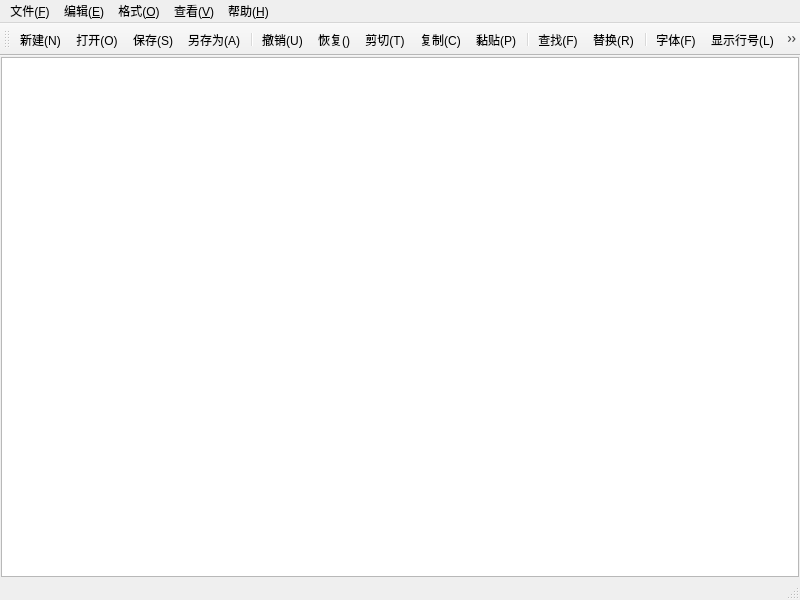
<?xml version="1.0" encoding="UTF-8"?>
<ui version="4.0">
 <class>MainWindow</class>
 <widget class="QMainWindow" name="MainWindow">
  <property name="geometry">
   <rect>
    <x>0</x>
    <y>0</y>
    <width>800</width>
    <height>600</height>
   </rect>
  </property>
  <property name="windowTitle">
   <string>MainWindow</string>
  </property>
  <widget class="QWidget" name="centralwidget">
   <layout class="QVBoxLayout" name="verticalLayout">
    <property name="spacing">
     <number>0</number>
    </property>
    <property name="leftMargin">
     <number>1</number>
    </property>
    <property name="topMargin">
     <number>1</number>
    </property>
    <property name="rightMargin">
     <number>1</number>
    </property>
    <property name="bottomMargin">
     <number>1</number>
    </property>
    <item>
     <widget class="QPlainTextEdit" name="textEdit"/>
    </item>
   </layout>
  </widget>
  <widget class="QMenuBar" name="menubar">
   <property name="geometry">
    <rect>
     <x>0</x>
     <y>0</y>
     <width>800</width>
     <height>18</height>
    </rect>
   </property>
   <widget class="QMenu" name="menu">
    <property name="title">
     <string>文件(&amp;F)</string>
    </property>
    <addaction name="actionNew"/>
    <addaction name="actionOpen"/>
    <addaction name="actionSave"/>
    <addaction name="actionASave"/>
    <addaction name="separator"/>
    <addaction name="actionExit"/>
   </widget>
   <widget class="QMenu" name="menu_E">
    <property name="title">
     <string>编辑(&amp;E)</string>
    </property>
    <addaction name="actionUndo"/>
    <addaction name="actionRedo"/>
    <addaction name="actionCut"/>
    <addaction name="actionFuzhi"/>
    <addaction name="actionNiantie"/>
    <addaction name="separator"/>
    <addaction name="actionFind"/>
    <addaction name="actionReplace"/>
    <addaction name="separator"/>
    <addaction name="actionAll"/>
   </widget>
   <widget class="QMenu" name="menu_O">
    <property name="title">
     <string>格式(&amp;O)</string>
    </property>
    <addaction name="actionZiti"/>
    <addaction name="actionHuanhang"/>
    <addaction name="actionLine"/>
    <addaction name="actionZitiColor"/>
    <addaction name="separator"/>
    <addaction name="actionZitiBlaackgroundColor"/>
    <addaction name="actionEditorBackgroundcolor"/>
   </widget>
   <widget class="QMenu" name="menu_V">
    <property name="title">
     <string>查看(&amp;V)</string>
    </property>
    <addaction name="actionToot"/>
    <addaction name="actionState"/>
   </widget>
   <widget class="QMenu" name="menu_H">
    <property name="title">
     <string>帮助(&amp;H)</string>
    </property>
    <addaction name="actionAbout"/>
   </widget>
   <addaction name="menu"/>
   <addaction name="menu_E"/>
   <addaction name="menu_O"/>
   <addaction name="menu_V"/>
   <addaction name="menu_H"/>
  </widget>
  <widget class="QStatusBar" name="statusbar"/>
  <widget class="QToolBar" name="toolBar">
   <property name="windowTitle">
    <string>toolBar</string>
   </property>
   <attribute name="toolBarArea">
    <enum>TopToolBarArea</enum>
   </attribute>
   <attribute name="toolBarBreak">
    <bool>false</bool>
   </attribute>
   <addaction name="actionNew"/>
   <addaction name="actionOpen"/>
   <addaction name="actionSave"/>
   <addaction name="actionASave"/>
   <addaction name="separator"/>
   <addaction name="actionUndo"/>
   <addaction name="actionRedo"/>
   <addaction name="actionCut"/>
   <addaction name="actionFuzhi"/>
   <addaction name="actionNiantie"/>
   <addaction name="separator"/>
   <addaction name="actionFind"/>
   <addaction name="actionReplace"/>
   <addaction name="separator"/>
   <addaction name="actionZiti"/>
   <addaction name="actionLine"/>
   <addaction name="actionHuanhang"/>
   <addaction name="separator"/>
   <addaction name="actionToot"/>
   <addaction name="actionState"/>
  </widget>
  <action name="actionNew">
   <property name="icon">
    <iconset resource="tubiao.qrc">
     <normaloff>:/image/image/new.svg</normaloff>:/image/image/new.svg</iconset>
   </property>
   <property name="text">
    <string>新建(&amp;N)</string>
   </property>
   <property name="toolTip">
    <string>新建</string>
   </property>
   <property name="shortcut">
    <string>Ctrl+N</string>
   </property>
   <property name="menuRole">
    <enum>QAction::MenuRole::NoRole</enum>
   </property>
  </action>
  <action name="actionOpen">
   <property name="icon">
    <iconset resource="tubiao.qrc">
     <normaloff>:/image/image/open.svg</normaloff>:/image/image/open.svg</iconset>
   </property>
   <property name="text">
    <string>打开(&amp;O)</string>
   </property>
   <property name="shortcut">
    <string>Ctrl+O</string>
   </property>
   <property name="menuRole">
    <enum>QAction::MenuRole::NoRole</enum>
   </property>
  </action>
  <action name="actionSave">
   <property name="icon">
    <iconset resource="tubiao.qrc">
     <normaloff>:/image/image/save.svg</normaloff>:/image/image/save.svg</iconset>
   </property>
   <property name="text">
    <string>保存(&amp;S)</string>
   </property>
   <property name="shortcut">
    <string>Ctrl+S</string>
   </property>
   <property name="menuRole">
    <enum>QAction::MenuRole::NoRole</enum>
   </property>
  </action>
  <action name="actionASave">
   <property name="icon">
    <iconset resource="tubiao.qrc">
     <normaloff>:/image/image/saveas.svg</normaloff>:/image/image/saveas.svg</iconset>
   </property>
   <property name="text">
    <string>另存为(&amp;A)</string>
   </property>
   <property name="menuRole">
    <enum>QAction::MenuRole::NoRole</enum>
   </property>
  </action>
  <action name="actionExit">
   <property name="text">
    <string>退出(&amp;X)</string>
   </property>
   <property name="menuRole">
    <enum>QAction::MenuRole::NoRole</enum>
   </property>
  </action>
  <action name="actionUndo">
   <property name="icon">
    <iconset resource="tubiao.qrc">
     <normaloff>:/image/image/undo.svg</normaloff>:/image/image/undo.svg</iconset>
   </property>
   <property name="text">
    <string>撤销(&amp;U)</string>
   </property>
   <property name="shortcut">
    <string>Ctrl+Z</string>
   </property>
   <property name="menuRole">
    <enum>QAction::MenuRole::NoRole</enum>
   </property>
  </action>
  <action name="actionRedo">
   <property name="icon">
    <iconset resource="tubiao.qrc">
     <normaloff>:/image/image/redo.svg</normaloff>:/image/image/redo.svg</iconset>
   </property>
   <property name="text">
    <string>恢复()</string>
   </property>
   <property name="shortcut">
    <string>Ctrl+Shift+Z</string>
   </property>
   <property name="menuRole">
    <enum>QAction::MenuRole::NoRole</enum>
   </property>
  </action>
  <action name="actionCut">
   <property name="icon">
    <iconset resource="tubiao.qrc">
     <normaloff>:/image/image/cut.svg</normaloff>:/image/image/cut.svg</iconset>
   </property>
   <property name="text">
    <string>剪切(&amp;T)</string>
   </property>
   <property name="shortcut">
    <string>Ctrl+X</string>
   </property>
   <property name="menuRole">
    <enum>QAction::MenuRole::NoRole</enum>
   </property>
  </action>
  <action name="actionFuzhi">
   <property name="icon">
    <iconset resource="tubiao.qrc">
     <normaloff>:/image/image/copy.svg</normaloff>:/image/image/copy.svg</iconset>
   </property>
   <property name="text">
    <string>复制(&amp;C)</string>
   </property>
   <property name="shortcut">
    <string>Ctrl+C</string>
   </property>
   <property name="menuRole">
    <enum>QAction::MenuRole::NoRole</enum>
   </property>
  </action>
  <action name="actionNiantie">
   <property name="icon">
    <iconset resource="tubiao.qrc">
     <normaloff>:/image/image/paste.svg</normaloff>:/image/image/paste.svg</iconset>
   </property>
   <property name="text">
    <string>黏贴(&amp;P)</string>
   </property>
   <property name="shortcut">
    <string>Ctrl+V</string>
   </property>
   <property name="menuRole">
    <enum>QAction::MenuRole::NoRole</enum>
   </property>
  </action>
  <action name="actionFind">
   <property name="icon">
    <iconset resource="tubiao.qrc">
     <normaloff>:/image/image/find.svg</normaloff>:/image/image/find.svg</iconset>
   </property>
   <property name="text">
    <string>查找(&amp;F)</string>
   </property>
   <property name="shortcut">
    <string>Ctrl+F</string>
   </property>
   <property name="menuRole">
    <enum>QAction::MenuRole::NoRole</enum>
   </property>
  </action>
  <action name="actionReplace">
   <property name="icon">
    <iconset resource="tubiao.qrc">
     <normaloff>:/image/image/replace.svg</normaloff>:/image/image/replace.svg</iconset>
   </property>
   <property name="text">
    <string>替换(&amp;R)</string>
   </property>
   <property name="shortcut">
    <string>Ctrl+H</string>
   </property>
   <property name="menuRole">
    <enum>QAction::MenuRole::NoRole</enum>
   </property>
  </action>
  <action name="actionAll">
   <property name="text">
    <string>全选(&amp;A)</string>
   </property>
   <property name="shortcut">
    <string>Ctrl+V</string>
   </property>
   <property name="menuRole">
    <enum>QAction::MenuRole::NoRole</enum>
   </property>
  </action>
  <action name="actionHuanhang">
   <property name="icon">
    <iconset resource="tubiao.qrc">
     <normaloff>:/image/image/wrap.svg</normaloff>:/image/image/wrap.svg</iconset>
   </property>
   <property name="text">
    <string>自动换行(&amp;W)</string>
   </property>
   <property name="menuRole">
    <enum>QAction::MenuRole::NoRole</enum>
   </property>
  </action>
  <action name="actionLine">
   <property name="icon">
    <iconset resource="tubiao.qrc">
     <normaloff>:/image/image/linenumber.svg</normaloff>:/image/image/linenumber.svg</iconset>
   </property>
   <property name="text">
    <string>显示行号(&amp;L)</string>
   </property>
   <property name="shortcut">
    <string>Ctrl+L</string>
   </property>
   <property name="menuRole">
    <enum>QAction::MenuRole::NoRole</enum>
   </property>
  </action>
  <action name="actionZiti">
   <property name="icon">
    <iconset resource="tubiao.qrc">
     <normaloff>:/image/image/font.svg</normaloff>:/image/image/font.svg</iconset>
   </property>
   <property name="text">
    <string>字体(&amp;F)</string>
   </property>
   <property name="menuRole">
    <enum>QAction::MenuRole::NoRole</enum>
   </property>
  </action>
  <action name="actionZitiColor">
   <property name="text">
    <string>字体颜色</string>
   </property>
   <property name="menuRole">
    <enum>QAction::MenuRole::NoRole</enum>
   </property>
  </action>
  <action name="actionZitiBlaackgroundColor">
   <property name="text">
    <string>字体背景色</string>
   </property>
   <property name="menuRole">
    <enum>QAction::MenuRole::NoRole</enum>
   </property>
  </action>
  <action name="actionEditorBackgroundcolor">
   <property name="text">
    <string>编辑器背景色</string>
   </property>
   <property name="menuRole">
    <enum>QAction::MenuRole::NoRole</enum>
   </property>
  </action>
  <action name="actionToot">
   <property name="icon">
    <iconset resource="tubiao.qrc">
     <normaloff>:/image/image/tool.svg</normaloff>:/image/image/tool.svg</iconset>
   </property>
   <property name="text">
    <string>工具栏(&amp;T)</string>
   </property>
   <property name="menuRole">
    <enum>QAction::MenuRole::NoRole</enum>
   </property>
  </action>
  <action name="actionState">
   <property name="icon">
    <iconset resource="tubiao.qrc">
     <normaloff>:/image/image/status.svg</normaloff>:/image/image/status.svg</iconset>
   </property>
   <property name="text">
    <string>状态栏(&amp;S)</string>
   </property>
   <property name="menuRole">
    <enum>QAction::MenuRole::NoRole</enum>
   </property>
  </action>
  <action name="actionAbout">
   <property name="text">
    <string>关于(&amp;A)</string>
   </property>
   <property name="menuRole">
    <enum>QAction::MenuRole::NoRole</enum>
   </property>
  </action>
 </widget>
 <resources>
  <include location="tubiao.qrc"/>
 </resources>
 <connections/>
</ui>
